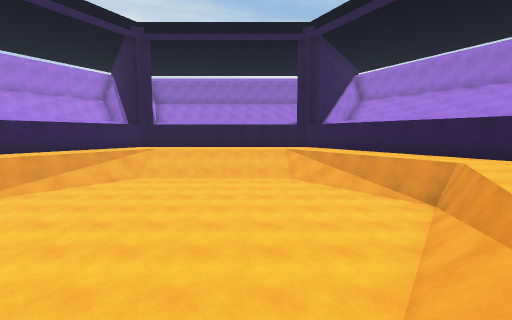
[1] (above)

12 first-person views from a walk through a scene from a Unity 3-D project. The camera is 1.3 m above the floor, tilts 6° down and sees 90° across. The floor is counted in squares, 2 m on a side. Each view is taken from the middle of a square. On the plan, view 1 faces up. The plan holds only what a view shows up to about 9 squares ahead; the rest is blank. The place goes on beyond the plan.

[2]
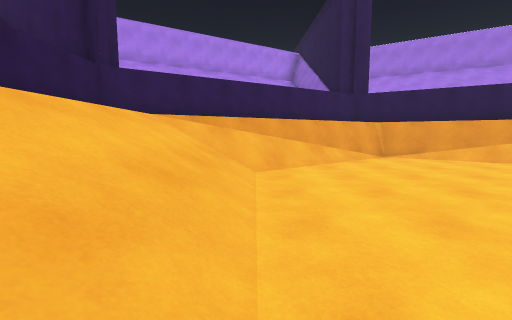

[3]
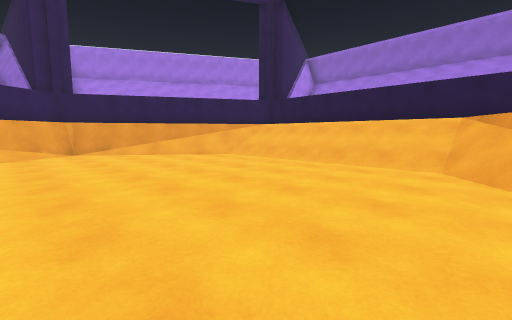

[4]
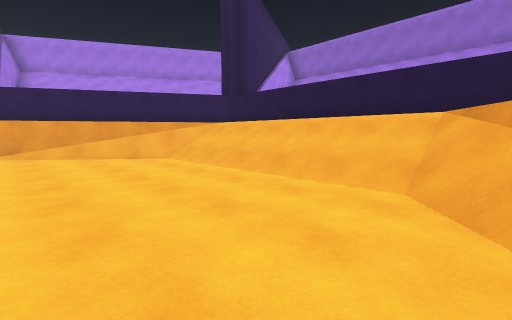

[5]
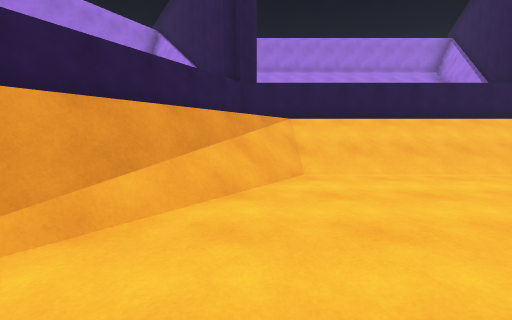

[6]
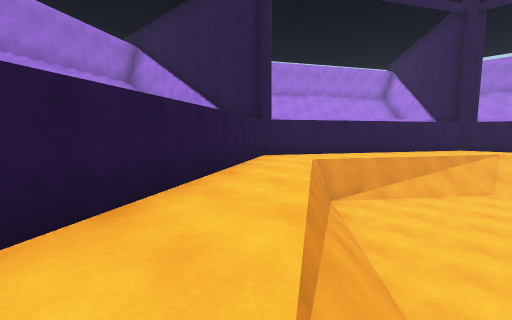

[7]
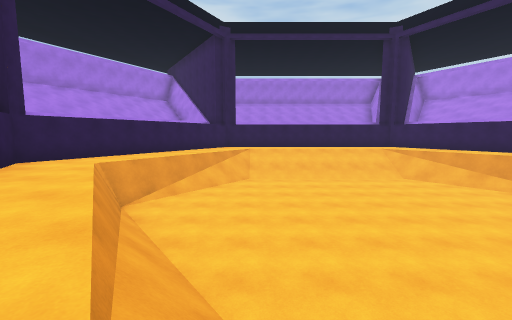

[8]
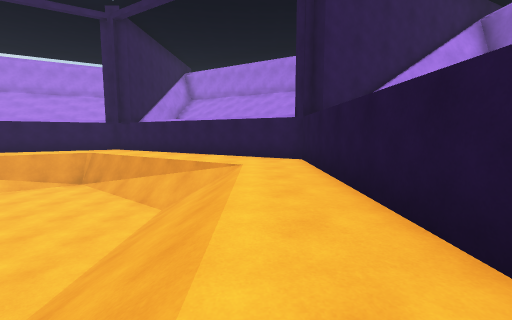

[9]
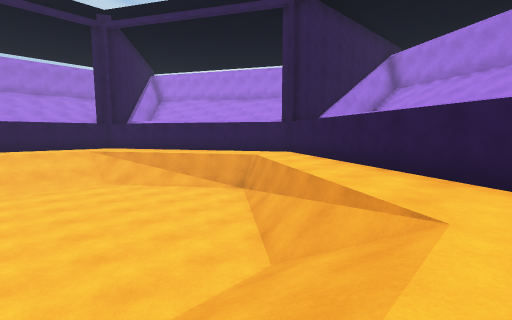

[10]
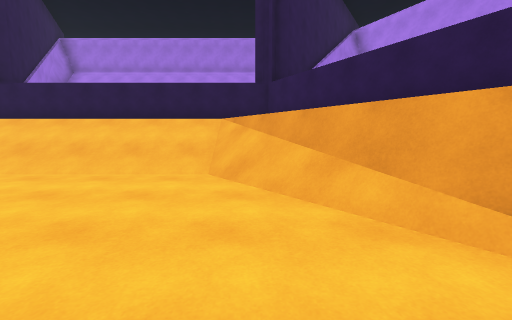

[11]
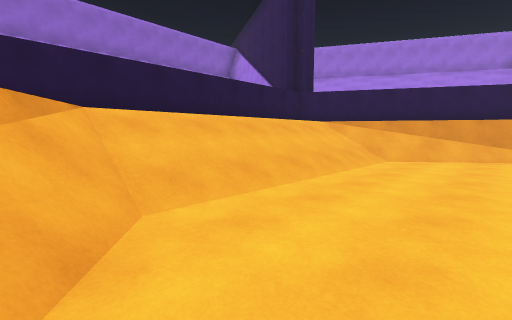

[12]
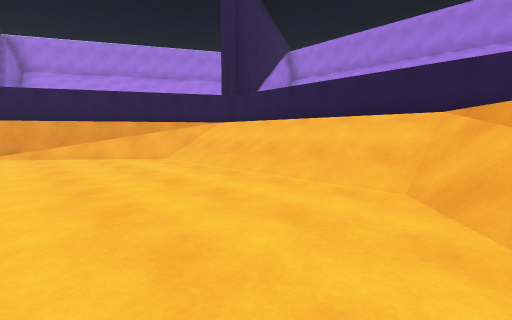

### Floor plan
Key: @ floor where view 1 was taken; # wall or solid block; . main floor; - floor 2 m lower than the main floor; / step, stairs or slope; = window, fence, low wall or low ledge.
Columns run from 9 left of view 1 to 6 right of it. Each row starts with its distance up from view 1.
 13    #########
 12    #......  #
 11   ##........##
 10  ##.////////.##
  9  #..////////..#
  8 ##.=/------/=.##
  7 #../--------/..#
  6 #.=----------=.#
  5 #.=----------=.#
  4 #../--------/..#
  3 ##.=/------/=.##
  2  #..////////..#
  1  ##.////////.##
  0    # ....@..##
 -1    #  ..  ..#
 -2     #########

Positions as (right, up) in squares from view 1, and headings:
1: (0, 0), facing up
2: (0, 2), facing left
3: (2, 4), facing up-left
4: (2, 6), facing up-left
5: (2, 6), facing down
6: (1, 11), facing down-right
7: (1, 11), facing down
8: (1, 11), facing left
9: (-2, 11), facing down-left
10: (-5, 6), facing down
11: (-5, 7), facing up-right
12: (-5, 5), facing down-right
